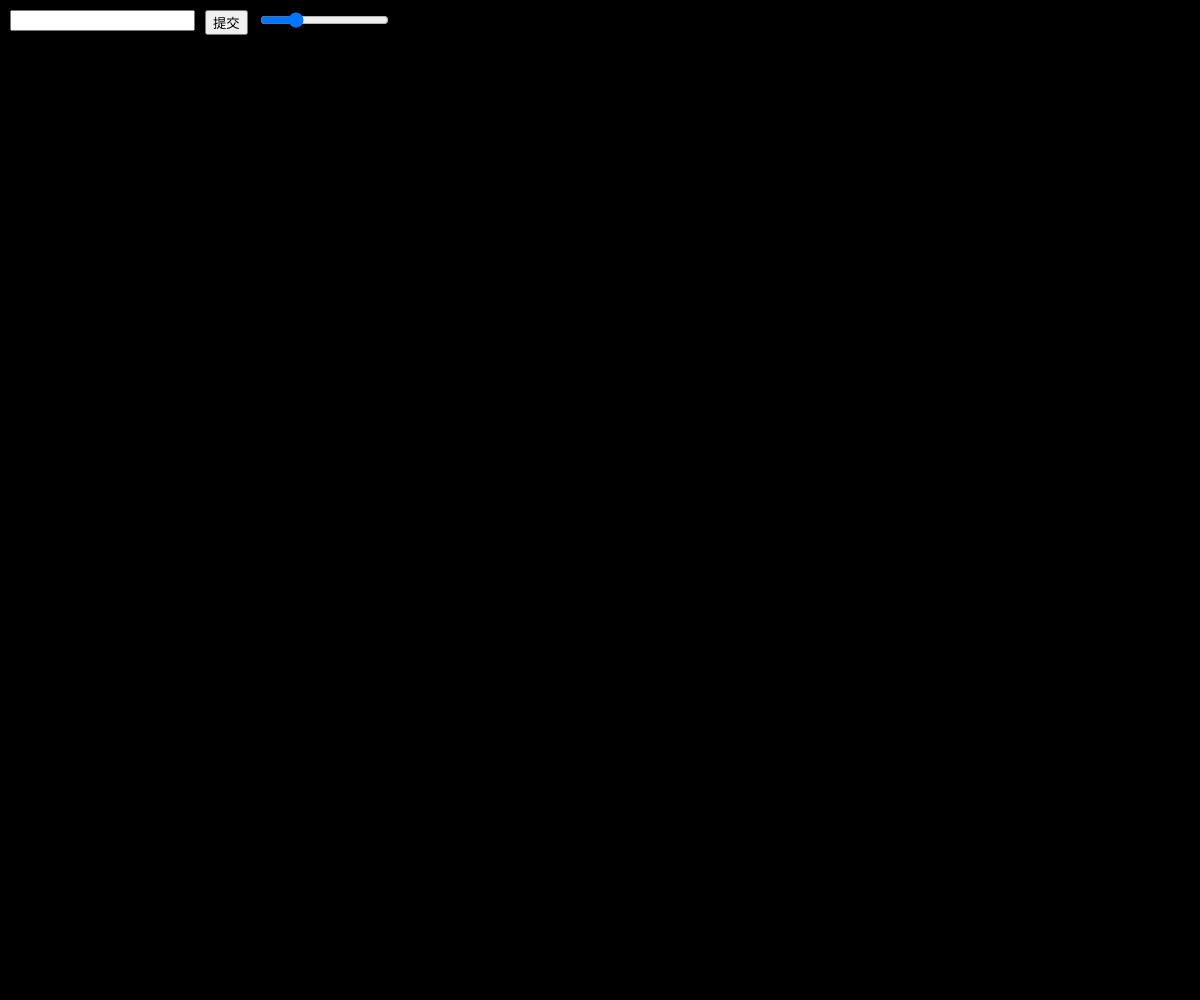
Frame 1 (no input)
Frame 60 (no input): identical to frame 1, image omitted
Frame 120 (the mouse pressed at the canvas centre since frame 60): identical to frame 1, image omitted

The p5.js sketch that drew this single still picture (run headless with seeded random() and noise() and a simulated clock; from frame 60 on, the mouse is pressed at the canvas centre):

// p5.js sketch
// ── sketch.js
let inputText = '';
let slider;

function setup() {
  createCanvas(windowWidth, windowHeight); // 設定畫布大小為視窗大小
  createInputDialog();
}

function draw() {
  background(0); // 設定背景為黑色
  fill(255); // 設定文字顏色為白色
  textAlign(LEFT, TOP); // 設定文字對齊方式
  drawTextBackground(); // 繪製文字背景
}

function createInputDialog() {
  let input = createInput();
  input.position(10, 10);
  let button = createButton('提交');
  button.position(input.x + input.width + 10, 10);
  button.mousePressed(() => {
    inputText = input.value(); // 將輸入的文字儲存到變數
  });
  slider = createSlider(10, 100, 32); // 創建拉桿，範圍從10到100，初始值為32
  slider.position(button.x + button.width + 10, 10); // 設定拉桿位置
}

function drawTextBackground() {
  let textSizeValue = slider.value();
  for (let i = 0; i < 50; i++) {
    let x = random(width);
    let y = random(height);
    textSize(map(x, 0, width, 10, textSizeValue)); // 根據 x 位置設定文字大小
    text(inputText, x, y);
  }
}

function windowResized() {
  resizeCanvas(windowWidth, windowHeight); // 當視窗大小改變時，調整畫布大小
}
